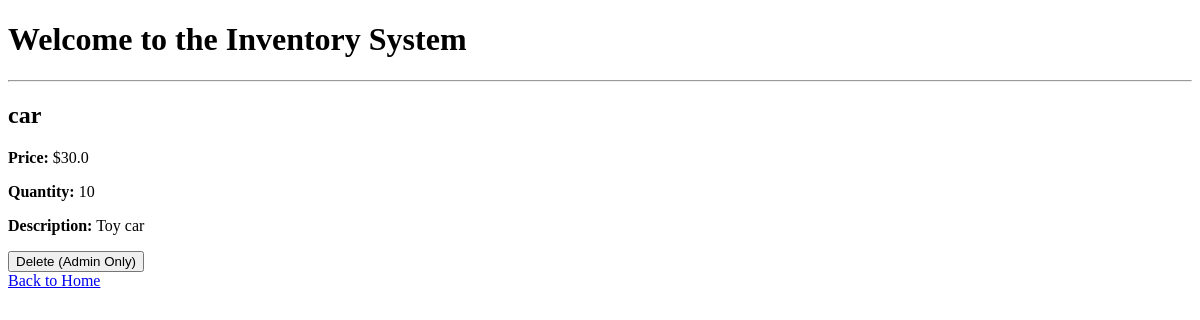
Page /item/3 on the earlier database version.
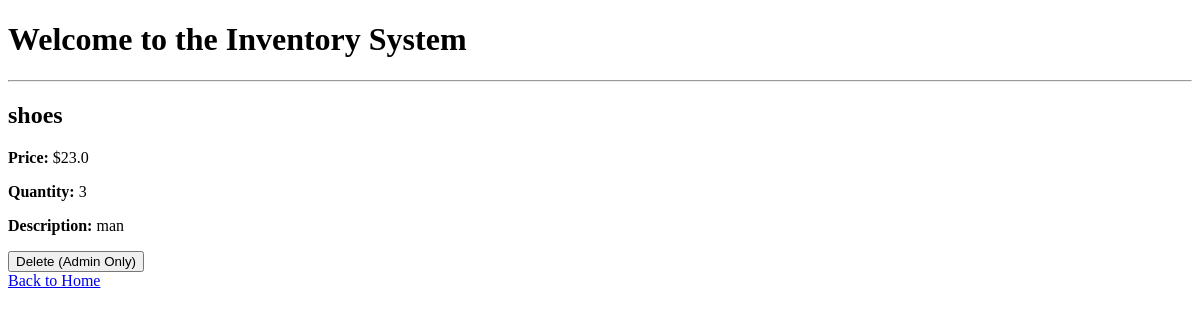
Same page on the later database version.
### model.py (models this page shows)
class Item(Base):
    __tablename__ = "items"
    id = Column(Integer, primary_key=True, index=True)
    name = Column(String, index=True)
    description = Column(String, nullable=True)
    price = Column(Float)
    quantity = Column(Integer)

### main.py (the view)
@app.get("/item/{item_id}", response_class=HTMLResponse)
def item_detail_ui(item_id: int, request: Request, db: Session = Depends(get_db)):
    item = db.query(model.Item).filter(model.Item.id == item_id).first()
    if item is None:
        raise HTTPException(status_code=404, detail="Item not found")
    return templates.TemplateResponse("item.html", {"request": request, "item": item})

### templates/item.html
{% extends "main.html" %}
{% block content %}
    <h2>{{ item.name }}</h2>
    <p><strong>Price:</strong> ${{ item.price }}</p>
    <p><strong>Quantity:</strong> {{ item.quantity }}</p>
    <p><strong>Description:</strong> {{ item.description }}</p>
    <form method="post" action="/delete/{{ item.id }}?admin=true">
        <button type="submit">Delete (Admin Only)</button>
    </form>
    <a href="/">Back to Home</a>
{% endblock %}

Differences in the rows shown:
changed Item: name "car" → "shoes"; price "30.0" → "23.0"; quantity "10" → "3"; description "Toy car" → "man"
